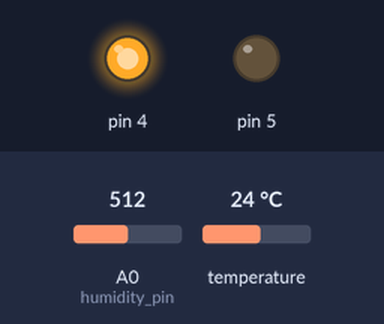
Recording of a sketch running on a simulated Arduino Uno, built for the host (arithmetic inside an expression is 32-bit, double 64-bit). Parts: output pins drawn as LEDs (lit = HIGH). The test bench sets the inputs (shaded band); at power-on: temperature 24 °C, A0 (humidity_pin) = 512. WiFi joins after 1.5 s; servers stay silent unless stated; uploads are accepted with an empty reply; what the sketch prints to the serial monitor is not drawn.

Above: at 1.21 s.
At 3.8 s:
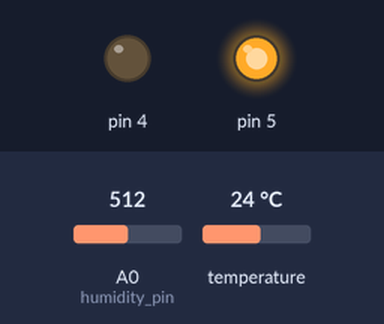
3.9 s: temperature set to 0 °C
At 5.9 s:
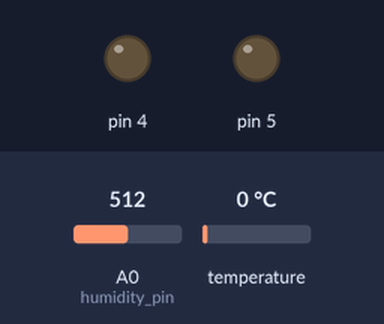
Timing chart, 0 to 15.7 s (numbered marks = the images above; inputs shaded):
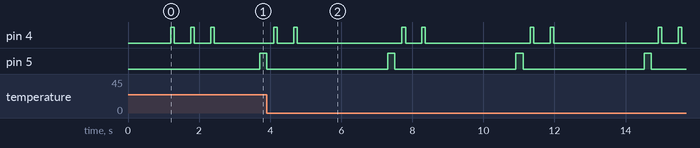

The sketch:

lsd_weather_station.ino
```cpp
#include <SPI.h>
#include <Ethernet.h>
#include <OneWire.h>


// the media access control (ethernet hardware) address for the shield:
byte mac[] = { 0xDE, 0xAD, 0xBE, 0xEF, 0xFE, 0xED };
//the IP address for the shield:
byte ip[] = { 192, 168, 1, 50 };
byte server[] = { 192, 168, 0, 19 };
String vhost = "python-dev";
String platform_id = "arduino";
String temp_sensor_id = "ds18b20";
String rh_sensor_id = "hih4030";
int temperature_pin = 3;
int humidity_pin = A0;
int led_xmit = 4;
int led_sens = 5;
int led_err = 6;


EthernetClient client;

OneWire  ds(temperature_pin);

void http_post(String rest_path) {
  Serial.println(rest_path);
  if (client.connect(server, 80)) {
    // register platform and sensor
    Serial.println("connescted");
    client.println("POST " + rest_path + " HTTP/1.1");
    client.println("Host: " + vhost);
    client.println();
    flashLed(led_xmit);

    // see if we got OK back
    delay(200);
    checkResp();
    client.stop();


  } else {
    Serial.print("couldn't connect");
    flashLed(led_err);
  }
}

void checkResp() {
  char goodresp[] = "HTTP/1.1 200 OK";
  char resp[16];
  if (client.available()) {
    for (int i = 0 ; i < 15 ; i++) {
      resp[i] = client.read();
    }
    resp[15] = '\0';
    if (strcmp(resp,goodresp)) {
      Serial.println("server error: ");
      Serial.println(goodresp);
      Serial.println(resp);
      flashLed(led_err);
    } else {
      Serial.print("server ok");
    }
  } else {
    Serial.print("no data from server");
    flashLed(led_err);
  }
}

void register_sys() {
  http_post("/" + platform_id);
  http_post("/" + platform_id + "/" + temp_sensor_id);
  http_post("/" + platform_id + "/" + rh_sensor_id);
}

void setup()
{
  Ethernet.begin(mac, ip);
  Serial.begin(9600);
  delay(1000);
  register_sys();
}

void flashLed(int pin) {
  pinMode(pin, OUTPUT);
  digitalWrite(pin, HIGH);
  delay(100);
  digitalWrite(pin, LOW);
}

float readRHSensor() {
  int sensorValue = analogRead(humidity_pin);
  float voltage= sensorValue * (5.0 / 1024.0);

  float humidity = (voltage - 0.958)/0.0307;
  flashLed(led_sens);
  return humidity;

}

float readTempSensor() {
  // send reset pulse

 // device presence pulse
  // rom cmd
  // read rom 33h

  // op cmd
  // convert_t 44h
  // while read_timeslots == 0 wait

  // read_scratchpad BEh


  byte i;
  byte present = 0;
  byte data[12];
  byte addr[8];

  while ( !ds.search(addr)) {
    Serial.print("No more addresses.\n");
    ds.reset_search();
    delay(250);
   // return;
  }

  //Serial.print("R=");
 // for( i = 0; i < 8; i++) {
 //   Serial.print(addr[i], HEX);
   // Serial.print(" ");
  //}

  if ( OneWire::crc8( addr, 7) != addr[7]) {
      Serial.print("CRC is not valid!\n");
   //   return;
  }

  if ( addr[0] != 0x10) {
   //   Serial.print("Device is not a DS18S20 family device.\n");
    //  return;
  }

  ds.reset();
  ds.select(addr);
  ds.write(0x44,1);         // start conversion, with parasite power on at the end

  delay(1000);     // maybe 750ms is enough, maybe not
  // we might do a ds.depower() here, but the reset will take care of it.

  present = ds.reset();
  ds.select(addr);
  ds.write(0xBE);         // Read Scratchpad

 // Serial.print("P=");
 // Serial.print(present,HEX);
//  Serial.print(" ");
  for ( i = 0; i < 9; i++) {           // we need 9 bytes
    data[i] = ds.read();
//    Serial.print(data[i], HEX);
//    Serial.print(" ");
  }
//  Serial.print(" CRC=");
//  Serial.print( OneWire::crc8( data, 8), HEX);
//  Serial.println();

  unsigned int raw = (data[1] << 8) | data[0];
  if (false) {
    raw = raw << 3; // 9 bit resolution default
    if (data[7] == 0x10) {
      // count remain gives full 12 bit resolution
      raw = (raw & 0xFFF0) + 12 - data[6];
    }
  } else {
    byte cfg = (data[4] & 0x60);
    if (cfg == 0x00) raw = raw << 3;  // 9 bit resolution, 93.75 ms
    else if (cfg == 0x20) raw = raw << 2; // 10 bit res, 187.5 ms
    else if (cfg == 0x40) raw = raw << 1; // 11 bit res, 375 ms
    // default is 12 bit resolution, 750 ms conversion time
  }
  float c = (float)raw / 16.0;

  Serial.println(c );
  flashLed(led_sens);
  return c;
}


void loop () {
  float reading = readTempSensor();
  float rh = readRHSensor();
  char temp_str[8];
  char rh_str[8];
  dtostrf(reading, 5, 2, temp_str);
  dtostrf(rh, 5, 2, rh_str);

  http_post("/" +
      platform_id + "/" +
      temp_sensor_id + "/" +
      temp_str);
  http_post("/" +
      platform_id + "/" +
      rh_sensor_id + "/" +
      rh_str);
  delay(1000);
}
```

Measured:
- by itself, pin 4: repeats every 3.6 s: LOW 0.46 s, HIGH 0.10 s, LOW 2.9 s, HIGH 0.10 s
- by itself, pin 5: alternates HIGH for 0.20 s and LOW for 3.4 s
